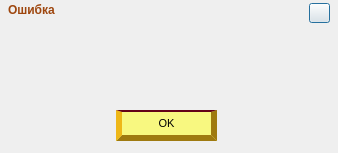
<?xml version="1.0" encoding="UTF-8"?>
<ui version="4.0">
 <class>dlg_err_pin</class>
 <widget class="QDialog" name="dlg_err_pin">
  <property name="geometry">
   <rect>
    <x>0</x>
    <y>0</y>
    <width>338</width>
    <height>153</height>
   </rect>
  </property>
  <property name="windowTitle">
   <string>Dialog</string>
  </property>
  <property name="styleSheet">
   <string notr="true">QDialog {
    border-image: url(&quot;:/images/err.png&quot;) 0 0 0 0;
	}
</string>
  </property>
  <widget class="QPushButton" name="btnClose">
   <property name="geometry">
    <rect>
     <x>309</x>
     <y>3</y>
     <width>21</width>
     <height>20</height>
    </rect>
   </property>
   <property name="styleSheet">
    <string notr="true">QPushButton {
     background:url(&quot;:/images/close.png&quot;);
  }

 QPushButton:hover {
 background-image:url(&quot;:/images/close1.png&quot;);
}
</string>
   </property>
   <property name="text">
    <string/>
   </property>
  </widget>
  <widget class="QLabel" name="label">
   <property name="geometry">
    <rect>
     <x>10</x>
     <y>50</y>
     <width>41</width>
     <height>40</height>
    </rect>
   </property>
   <property name="styleSheet">
    <string notr="true">QLabel
{
 border-image: url(&quot;:/images/err_.png&quot;) 0 0 0 0;
}</string>
   </property>
   <property name="text">
    <string/>
   </property>
  </widget>
  <widget class="QPushButton" name="btnOk">
   <property name="geometry">
    <rect>
     <x>116</x>
     <y>110</y>
     <width>101</width>
     <height>31</height>
    </rect>
   </property>
   <property name="font">
    <font>
     <pointsize>8</pointsize>
    </font>
   </property>
   <property name="styleSheet">
    <string notr="true">QPushButton {
     background-color: rgb(248, 248, 128);

    border-top: 2px solid rgb(100, 2, 24);
  border-right: 6px outset rgb(159, 122, 16);
  border-bottom: 6px outset rgb(159, 122, 16);
  border-left: 6px outset rgb(159, 122, 16);

 }

 QPushButton:hover {
background-color: rgb(248, 238, 0);
  border-right: 6px outset rgb(200, 122, 16);
  border-bottom: 6px outset rgb(200, 122, 16);
  border-left: 6px outset rgb(200, 122, 16);
}</string>
   </property>
   <property name="text">
    <string>ОK</string>
   </property>
  </widget>
  <widget class="QLabel" name="lblErrMsg">
   <property name="geometry">
    <rect>
     <x>65</x>
     <y>53</y>
     <width>241</width>
     <height>31</height>
    </rect>
   </property>
   <property name="font">
    <font>
     <pointsize>9</pointsize>
    </font>
   </property>
   <property name="styleSheet">
    <string notr="true">QLable{
width: 112px;
height: 20px; }</string>
   </property>
   <property name="text">
    <string/>
   </property>
   <property name="textFormat">
    <enum>Qt::AutoText</enum>
   </property>
  </widget>
  <widget class="QLabel" name="label_2">
   <property name="geometry">
    <rect>
     <x>8</x>
     <y>2</y>
     <width>101</width>
     <height>16</height>
    </rect>
   </property>
   <property name="font">
    <font>
     <pointsize>9</pointsize>
     <weight>75</weight>
     <bold>true</bold>
    </font>
   </property>
   <property name="styleSheet">
    <string notr="true">QLabel {
color: rgb(158, 70, 14);
}</string>
   </property>
   <property name="text">
    <string>Ошибка</string>
   </property>
   <property name="textFormat">
    <enum>Qt::AutoText</enum>
   </property>
  </widget>
 </widget>
 <resources/>
 <connections/>
</ui>
